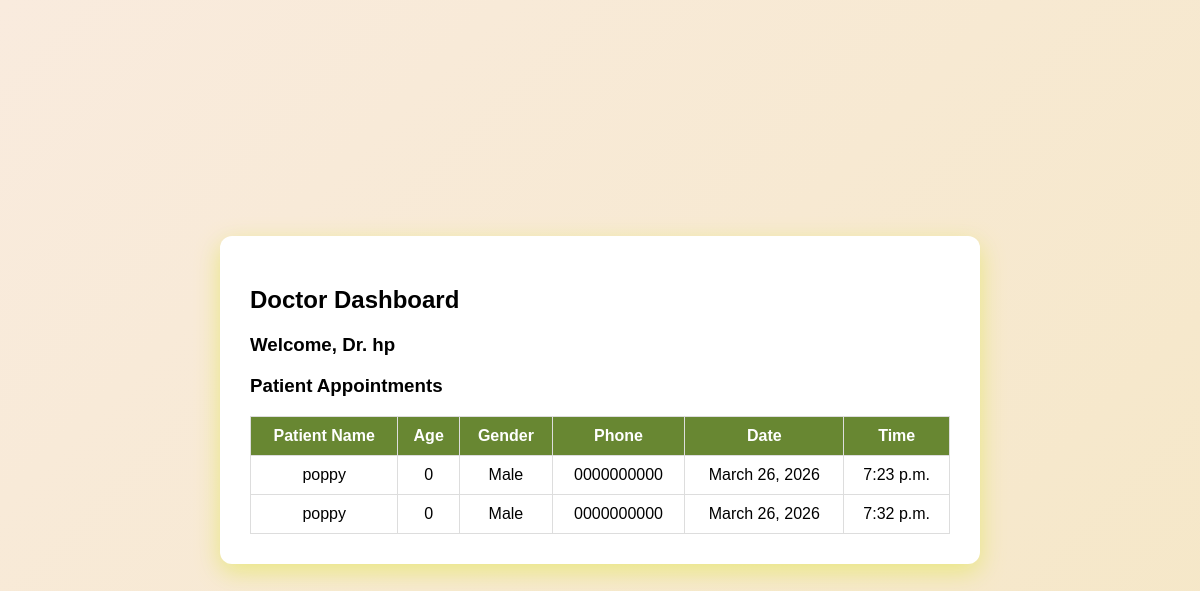
The page /hospital/doctor/ (signed in) on the database its author committed.
### accounts/models.py (models this page shows, shortened)
class CustomUser(AbstractUser):
    ROLE_CHOICES = (
        ('patient', 'Patient'),
        ('doctor', 'Doctor'),
    )
    role = models.CharField(max_length=10, choices=ROLE_CHOICES)

### hospital/models.py (models this page shows)
class Appointment(models.Model):
    patient = models.ForeignKey(Patient, on_delete=models.CASCADE)
    doctor = models.ForeignKey(Doctor, on_delete=models.CASCADE)
    date = models.DateField(default=timezone.now)
    time = models.TimeField(default="10:00")
    patient_name = models.CharField(max_length=100,default="Unknown")
    patient_age = models.IntegerField(default=0)
    patient_gender = models.CharField(max_length=10, default="Male")
    patient_phone = models.CharField(max_length=15, default="0000000000")
    status = models.CharField(max_length=10, default='Pending')

### hospital/views.py (the view)
# urls.py: path('doctor/', doctor_dashboard, name='doctor_dashboard'),
@login_required
def doctor_dashboard(request):
    doctor = Doctor.objects.filter(user=request.user).first()
    if not doctor:
        return HttpResponse("Doctor profile not found")
    appointments = Appointment.objects.filter(doctor=doctor)
    return render(request, 'hospital/doctor_dashboard.html', {
        'doctor': doctor,
        'appointments': appointments
    })

### hospital/templates/hospital/doctor_dashboard.html (shortened to what this page needs)
{% load static %}
<!DOCTYPE html>
<html>
<head>
    <link rel="stylesheet" href="{% static 'hospital/css/style.css' %}">
</head>
<body>
<div class="container">
    <h2>Doctor Dashboard</h2>
    <h3>Welcome, Dr. {{ request.user.username }}</h3>
    <h3>Patient Appointments</h3>
    <table>
        <tr>
            <th>Patient Name</th>
            <th>Age</th>
            <th>Gender</th>
            <th>Phone</th>
            <th>Date</th>
            <th>Time</th>
        </tr>
        {% for a in appointments %}
        <tr>
            <td>{{ a.patient_name }}</td>
            <td>{{ a.patient_age }}</td>
            <td>{{ a.patient_gender }}</td>
            <td>{{ a.patient_phone }}</td>
            <td>{{ a.date }}</td>
            <td>{{ a.time }}</td>
        </tr>
        {% empty %}
        <tr>
            <td colspan="6">No appointments yet</td>
        </tr>
        {% endfor %}
    </table>
</div>
</body>
</html>

### hospital/static/hospital/css/style.css (style rules this page uses)
body { margin: 0; padding: 0; font-family: Arial, sans-serif; background: linear-gradient(135deg, #f9ebde, #f5e7c6fe); display: flex; justify-content: center; align-items: center; height: 100vh; }
.container { width: 90%; max-width: 700px; background: white; padding: 30px; border-radius: 12px; box-shadow: 0px 8px 25px #e9e783fe; }
table { width: 100%; border-collapse: collapse; margin-top: 15px; }
table, th, td { border: 1px solid #ddd; }
th, td { padding: 10px; text-align: center; }
th { background-color: #688732fe; color: white; }

### rows shown on the page
CustomUser: user.username "hp"
Appointment: patient_name "poppy", patient_age "0", patient_gender "Male", patient_phone "0000000000", date "March 26, 2026", time "7:23 p.m."
Appointment: patient_name "poppy", patient_age "0", patient_gender "Male", patient_phone "0000000000", date "March 26, 2026", time "7:32 p.m."
